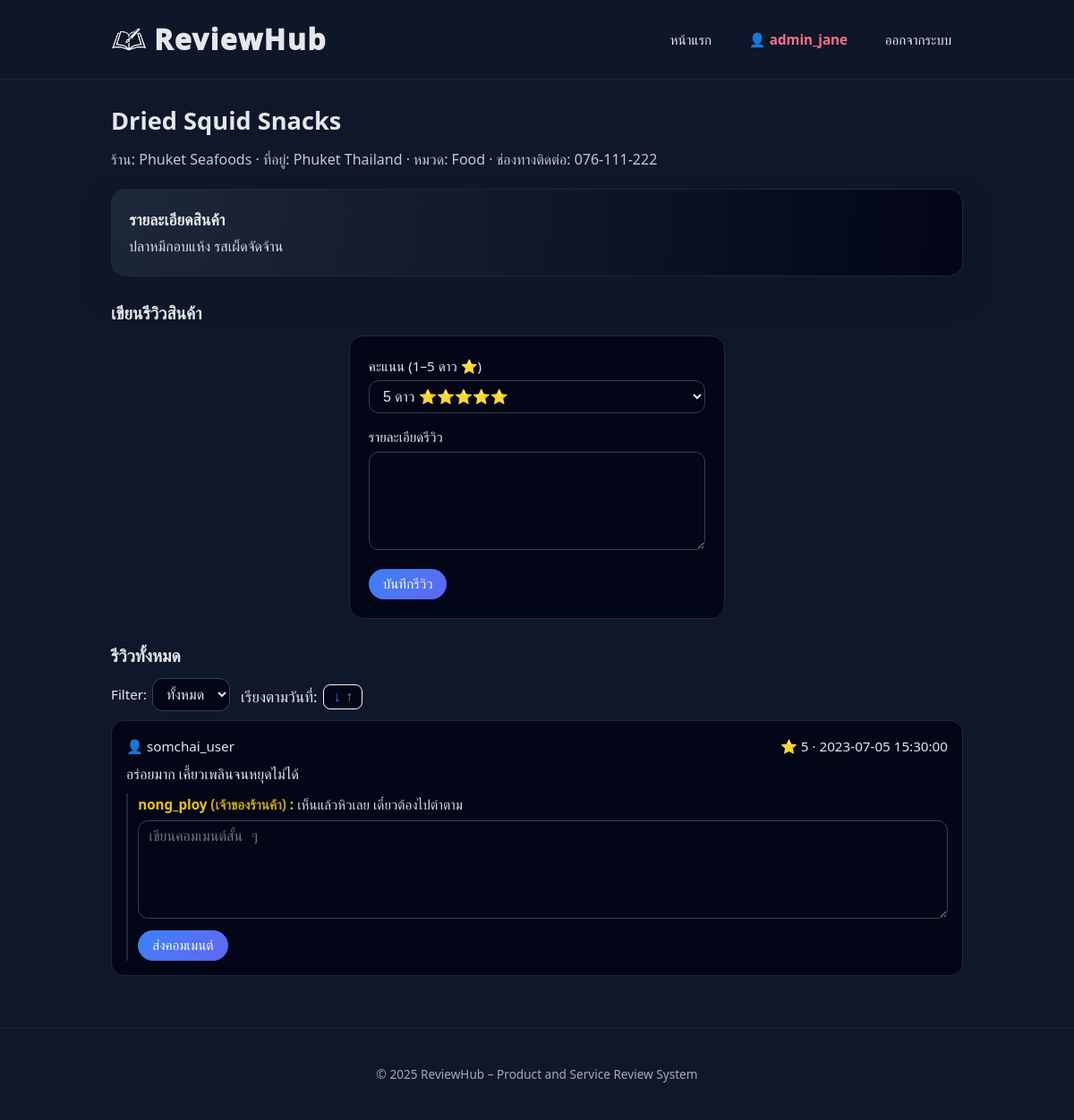
The page /product.php?id=3 (signed in) on the database its author committed.
### tables this page shows
CREATE TABLE `Product` (
  `product_id` int NOT NULL,
  `store_id` int NOT NULL,
  `product_name` varchar(150) NOT NULL,
  `description` text,
  `category` varchar(50) DEFAULT NULL
);

CREATE TABLE `Store` (
  `store_id` int NOT NULL,
  `user_id` int NOT NULL,
  `store_name` varchar(100) NOT NULL,
  `country` varchar(50) DEFAULT NULL,
  `city` varchar(50) DEFAULT NULL,
  `contact` varchar(100) DEFAULT NULL,
  `register_date` datetime DEFAULT CURRENT_TIMESTAMP
);

CREATE TABLE `Review` (
  `review_id` int NOT NULL,
  `product_id` int NOT NULL,
  `user_id` int NOT NULL,
  `rating` int DEFAULT NULL,
  `review_text` text,
  `review_date` datetime DEFAULT CURRENT_TIMESTAMP
);

CREATE TABLE `User` (
  `user_id` int NOT NULL,
  `user_type_id` int NOT NULL,
  `username` varchar(50) NOT NULL,
  `email` varchar(100) NOT NULL,
  `password` varchar(255) NOT NULL,
  `registration_date` datetime DEFAULT CURRENT_TIMESTAMP
);

CREATE TABLE `Comment` (
  `comment_id` int NOT NULL,
  `user_id` int NOT NULL,
  `review_id` int NOT NULL,
  `comment_text` text NOT NULL,
  `comment_date` datetime DEFAULT CURRENT_TIMESTAMP
);

### db.php (called while the page is built, shortened)
<?php
function currentUserId()
{
    return isset($_SESSION['user_id']) ? (int) $_SESSION['user_id'] : null;
}
function userRoleClass($typeId)
{
    $typeId = (int) $typeId;
    if ($typeId === 2) {
        return 'user-role-admin';
    }
    if ($typeId === 3) {
        return 'user-role-merchant';
    }
    return 'user-role-customer';
}

### product.php (the view, shortened to what this page needs)
<?php
require_once 'db.php';
$productId = isset($_GET['id']) ? (int)$_GET['id'] : 0;
$stmt = $conn->prepare("
    SELECT p.product_name, p.description, p.category,
           s.store_id, s.user_id, s.store_name, s.city, s.country, s.contact
    FROM Product p
    JOIN Store s ON p.store_id = s.store_id
    WHERE p.product_id = ?
");
$stmt->bind_param('i', $productId);
$stmt->execute();
$stmt->bind_result($pname, $pdesc, $pcat, $storeId, $storeOwnerId, $sname, $scity, $scountry, $scontact);
$ratingFilter = $_GET['rating'] ?? 'all';
$orderParam = $_GET['order'] ?? 'new';
$orderParam = ($orderParam === 'old') ? 'old' : 'new';
$orderDir = $orderParam === 'old' ? 'ASC' : 'DESC';
$sqlReviews = "
    SELECT r.review_id, r.rating, r.review_text, r.review_date,
           u.username, u.user_type_id, u.user_id
    FROM Review r
    JOIN `User` u ON r.user_id = u.user_id
    WHERE r.product_id = ?
";
$sqlReviews .= " ORDER BY r.review_date {$orderDir}";
$stmtRev = $conn->prepare($sqlReviews);
if ($ratingFilter !== 'all') {
    $ratingValue = (int)$ratingFilter;
    $stmtRev->bind_param('ii', $productId, $ratingValue);
} else {
    $stmtRev->bind_param('i', $productId);
}
$stmtRev->execute();
$resultRev = $stmtRev->get_result();
$reviews = [];
while ($row = $resultRev->fetch_assoc()) {
    $reviews[] = $row;
}
$commentsByReview = [];
if ($reviews) {
    $stmtC = $conn->prepare("
        SELECT c.comment_text, c.comment_date, u.username, u.user_type_id, u.user_id
        FROM Comment c
        JOIN `User` u ON c.user_id = u.user_id
        WHERE c.review_id = ?
        ORDER BY c.comment_date ASC
    ");
    foreach ($reviews as $r) {
        $rid = (int)$r['review_id'];
        $stmtC->bind_param('i', $rid);
        $stmtC->execute();
        $resC = $stmtC->get_result();
        while ($c = $resC->fetch_assoc()) {
            $commentsByReview[$rid][] = $c;
        }
    }
}
include 'header.php';
?>
<section class="section">
    <h1 class="page-title"><?php echo htmlspecialchars($pname); ?></h1>
    <p class="page-subtitle">
        ร้าน: <?php echo htmlspecialchars($sname); ?>
        <?php if ($scity || $scountry): ?>
            · ที่อยู่: <?php echo htmlspecialchars(trim($scity . ' ' . $scountry)); ?>
        <?php endif; ?>
        <?php if ($pcat): ?>
            · หมวด: <?php echo htmlspecialchars($pcat); ?>
        <?php endif; ?>
        <?php if ($scontact): ?>
            · ช่องทางติดต่อ: <?php echo htmlspecialchars($scontact); ?>
        <?php endif; ?>
    </p>
    <?php if ($pdesc): ?>
        <div class="section">
            <div class="card">
                <div class="card-title">รายละเอียดสินค้า</div>
                <p class="body-text">
                    <?php echo nl2br(htmlspecialchars($pdesc)); ?>
                </p>
            </div>
        </div>
    <?php endif; ?>
    <div class="section">
        <h2 class="page-title" style="font-size:1.2rem;">เขียนรีวิวสินค้า</h2>
        <?php if (!currentUserId()): ?>
            <div class="alert alert-error">
                ต้องเข้าสู่ระบบก่อนถึงจะเขียนรีวิวได้
                <a href="login.php">เข้าสู่ระบบ</a>
            </div>
        <?php else: ?>
            <form method="post" class="form-card">
                <div class="form-group">
    				<label>คะแนน (1–5 ดาว ⭐)</label>
    				<select name="rating">
        			<?php for ($i = 5; $i >= 1; $i--): ?>
            		<?php $stars = str_repeat("⭐", $i); ?>
           				 <option value="<?php echo $i; ?>">
                		<?php echo $i . " ดาว " . $stars; ?>
           			 </option>
       				 <?php endfor; ?>
    				</select>
				</div>
                <div class="form-group">
                    <label>รายละเอียดรีวิว</label>
                    <textarea name="review_text"></textarea>
                </div>
                <button class="btn-primary" type="submit">บันทึกรีวิว</button>
            </form>
        <?php endif; ?>
    </div>
    <div class="section">
        <h2 class="page-title" style="font-size:1.2rem;">รีวิวทั้งหมด</h2>
        <form method="get" style="display:flex; gap:0.75rem; align-items:center; flex-wrap:wrap; margin:0.6rem 0 0.4rem;">
            <label style="display:flex; gap:0.35rem; align-items:center;">
                Filter:
                <select name="rating" onchange="this.form.submit()">
                    <option value="all" <?php echo $ratingFilter === 'all' ? 'selected' : ''; ?>>ทั้งหมด</option>
                </select>
            </label>
            <div style="display:flex; gap:0.4rem; align-items:center;">
                <span>เรียงตามวันที่:</span>
                <button type="submit" name="order" value="<?php echo $orderParam === 'new' ? 'old' : 'new'; ?>"
                        style="display:flex; align-items:center; gap:0.35rem; padding:0.25rem 0.65rem; border-radius:8px; border:1px solid #f8f9fb; background:#020617; color:#111; cursor:pointer;">
                    <span style="color:<?php echo $orderParam === 'new' ? '#1b7cff' : '#888'; ?>; font-size:1rem;">↓</span>
                    <span style="color:<?php echo $orderParam === 'old' ? '#1b7cff' : '#888'; ?>; font-size:1rem;">↑</span>
                </button>
            </div>
        </form>
        <?php if (empty($reviews)): ?>
            <p style="opacity:0.85; margin-top:0.6rem;">ยังไม่มีรีวิว ลองเขียนอันแรกเลย!</p>
        <?php else: ?>
            <?php foreach ($reviews as $r): ?>
                <?php
                $roleClass = userRoleClass($r['user_type_id']);
                ?>
                <div class="review">
                    <div class="review-header">
                        <span class="<?php echo $roleClass; ?>">
                            👤 <?php echo htmlspecialchars($r['username']); ?>
                        </span>
                        <span>⭐ <?php echo (int)$r['rating']; ?> ·
                            <?php echo htmlspecialchars($r['review_date']); ?>
                        </span>
                    </div>
                    <div class="review-body">
                        <?php echo nl2br(htmlspecialchars($r['review_text'])); ?>
                    </div>
                    <div class="comments">
                        <?php foreach ($commentsByReview[$r['review_id']] ?? [] as $c): ?>
                            <?php
                            $cRoleClass = userRoleClass($c['user_type_id']);
                            $cIsStoreOwner = ((int)($c['user_id'] ?? 0) === (int)$storeOwnerId);
                            ?>
                            <div class="comment">
                                <strong class="<?php echo $cRoleClass; ?>">
                                    <?php echo htmlspecialchars($c['username']); ?>
                                    <?php if ($cIsStoreOwner): ?>
                                        <span style="opacity:0.85;">(เจ้าของร้านค้า)</span>
                                    <?php endif; ?>:
                                </strong>
                                <?php echo nl2br(htmlspecialchars($c['comment_text'])); ?>
                            </div>
                        <?php endforeach; ?>
                        <?php if (currentUserId()): ?>
                            <form method="post" style="margin-top:0.4rem;">
                                <textarea name="comment_text"
                                          placeholder="เขียนคอมเมนต์สั้น ๆ"></textarea>
                                <button class="btn-primary" type="submit"
                                        style="margin-top:0.35rem;">ส่งคอมเมนต์</button>
                            </form>
                        <?php endif; ?>
                    </div>
                </div>
            <?php endforeach; ?>
        <?php endif; ?>
    </div>
</section>
<?php include 'footer.php'; ?>

### assets/style.css (style rules this page uses)
* { box-sizing: border-box; margin: 0; padding: 0; }
body { font-family: "Kanit", "Segoe UI", system-ui, -apple-system, sans-serif; background: #0f172a; color: #e5e7eb; font-size: 17px; line-height: 1.6; }
.card { background: radial-gradient(circle at top left, #1d283a, #020617); border-radius: 1rem; padding: 1.2rem; border: 1px solid #1f2937; box-shadow: 0 18px 30px rgba(15, 23, 42, 0.7); transition: transform 0.15s ease, box-shadow 0.15s ease, border-color 0.15s; }
.card-title { font-size: 1.1rem; font-weight: 600; margin-bottom: 0.25rem; }
.body-text { font-size: 1rem; opacity: 0.95; }
.form-card { background: #020617; border-radius: 1rem; padding: 1.3rem; border: 1px solid #1f2937; max-width: 420px; margin: 0 auto; }
.form-group { margin-bottom: 0.9rem; }
label { font-size: 0.95rem; display: block; margin-bottom: 0.25rem; }
input[type="text"], input[type="email"], input[type="password"], select, textarea { width: 100%; padding: 0.5rem 0.7rem; border-radius: 0.7rem; border: 1px solid #374151; background: #020617; color: #e5e7eb; font-size: 1rem; }
textarea { min-height: 110px; resize: vertical; }
.btn, .btn-primary { display: inline-flex; align-items: center; justify-content: center; padding: 0.5rem 1rem; border-radius: 999px; border: none; cursor: pointer; font-size: 0.95rem; gap: 0.35rem; }
.btn-primary { background: linear-gradient(135deg, #3b82f6, #6366f1); color: #f9fafb; }
.page-title { font-size: 1.7rem; font-weight: 600; margin-bottom: 0.6rem; }
.page-subtitle { font-size: 1rem; opacity: 0.85; margin-bottom: 1.2rem; }
.section { margin-bottom: 1.6rem; }
.review { background: #020617; border-radius: 0.9rem; padding: 1rem; border: 1px solid #1f2937; margin-bottom: 0.8rem; }
.review-header { display: flex; justify-content: space-between; font-size: 0.95rem; margin-bottom: 0.4rem; }
.review-body { font-size: 1rem; line-height: 1.5; }
.comments { margin-top: 0.6rem; padding-left: 0.7rem; border-left: 2px solid #1f2937; }
.comment { font-size: 0.95rem; margin-bottom: 0.35rem; opacity: 0.95; }
.user-role-merchant { color: #facc15; font-weight: 700; opacity: 1 !important; }
.user-role-customer { color: #e5e7eb; }

### rows shown on the page
product: product_name "Dried Squid Snacks", store.store_name "Phuket Seafoods", store.country "Phuket Thailand", category "Food", store.contact "076-111-222", description "ปลาหมึกอบแห้ง รสเผ็ดจัดจ้าน"
review: user.username "somchai_user", rating "5", review_date "2023-07-05 15:30:00", review_text "อร่อยมาก เคี้ยวเพลินจนหยุดไม่ได้"
comment: user.username "nong_ploy", comment_text "เห็นแล้วหิวเลย เดี๋ยวต้องไปตำตาม"

### other values the page prints
$_SESSION['username'] "admin_jane"
form field rating "5 ดาว ⭐⭐⭐⭐⭐"
